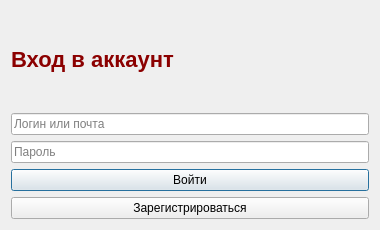
<?xml version="1.0" encoding="UTF-8"?>
<ui version="4.0">
 <class>LoginDialog</class>
 <widget class="QDialog" name="LoginDialog">
  <property name="geometry">
   <rect>
    <x>0</x>
    <y>0</y>
    <width>380</width>
    <height>230</height>
   </rect>
  </property>
  <property name="minimumSize">
   <size>
    <width>380</width>
    <height>230</height>
   </size>
  </property>
  <property name="windowTitle">
   <string>Войти</string>
  </property>
  <layout class="QVBoxLayout" name="rootLayout">
   <item>
    <widget class="QLabel" name="titleLabel">
     <property name="styleSheet">
      <string notr="true">font-size:22px;font-weight:bold;color:#8B0000</string>
     </property>
     <property name="text">
      <string>Вход в аккаунт</string>
     </property>
    </widget>
   </item>
   <item>
    <widget class="QLineEdit" name="loginEdit">
     <property name="placeholderText">
      <string>Логин или почта</string>
     </property>
    </widget>
   </item>
   <item>
    <widget class="QLineEdit" name="passwordEdit">
     <property name="echoMode">
      <enum>QLineEdit::Password</enum>
     </property>
     <property name="placeholderText">
      <string>Пароль</string>
     </property>
    </widget>
   </item>
   <item>
    <widget class="QPushButton" name="loginButton">
     <property name="text">
      <string>Войти</string>
     </property>
    </widget>
   </item>
   <item>
    <widget class="QPushButton" name="openRegisterButton">
     <property name="text">
      <string>Зарегистрироваться</string>
     </property>
    </widget>
   </item>
  </layout>
 </widget>
 <resources/>
 <connections/>
</ui>
